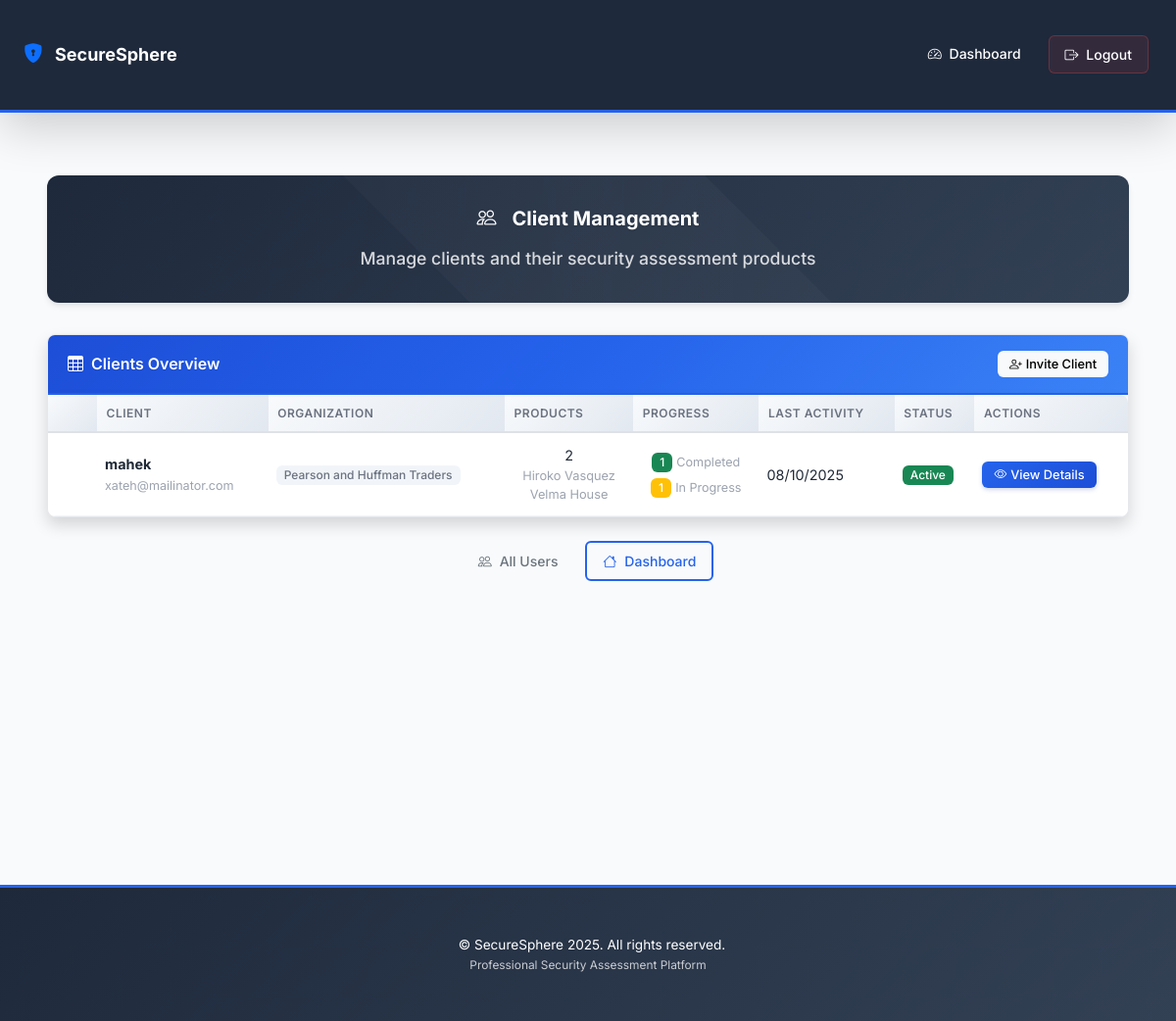
Screenshot of /admin/manage_clients (signed in) with the database file from the repository.
### app.py (models this page shows, shortened)
class User(db.Model):
    __tablename__ = 'users'
    id = db.Column(db.Integer, primary_key=True)
    username = db.Column(db.String(80), unique=True, nullable=False, index=True)
    email = db.Column(db.String(120), nullable=False, index=True)
    password_hash = db.Column(db.String(200), nullable=False)
    role = db.Column(db.String(20), nullable=False, default='client')  # client, lead, superuser
    organization = db.Column(db.String(200), default='ACCORIAN')
    assigned_client_id = db.Column(db.Integer, db.ForeignKey('users.id'), nullable=True)  # For leads - which client they can review
    first_name = db.Column(db.String(100))
    last_name = db.Column(db.String(100))
    phone = db.Column(db.String(20))
    is_active = db.Column(db.Boolean, default=True)
    first_login = db.Column(db.Boolean, default=True)
    created_at = db.Column(db.DateTime, default=lambda: datetime.now(timezone.utc))
    last_login = db.Column(db.DateTime)
    products = db.relationship('Product', backref='owner', lazy=True, cascade='all, delete-orphan')
    responses = db.relationship('QuestionnaireResponse', backref='user', lazy=True)
    assigned_client = db.relationship('User', remote_side=[id], backref='assigned_leads', foreign_keys=[assigned_client_id])

class Product(db.Model):
    __tablename__ = 'products'
    id = db.Column(db.Integer, primary_key=True)
    name = db.Column(db.String(200), nullable=False)  # Keep for backward compatibility
    description = db.Column(db.Text)
    application_name = db.Column(db.String(200), nullable=True)
    product_owner = db.Column(db.String(200), nullable=True)
    business_criticality = db.Column(db.String(50), nullable=True)
    q1_category = db.Column(db.String(100))
    q1_description = db.Column(db.Text)
    q1_other = db.Column(db.String(200))
    q2_category = db.Column(db.String(100))
    q2_description = db.Column(db.Text)
    q2_other = db.Column(db.String(200))
    q3_category = db.Column(db.String(100))
    q3_description = db.Column(db.Text)
    q3_other = db.Column(db.String(200))
    q4_category = db.Column(db.String(100))
    q4_description = db.Column(db.Text)
    q4_other = db.Column(db.String(200))
    q5_category = db.Column(db.String(100))
    q5_description = db.Column(db.Text)
    q5_other = db.Column(db.String(200))
    q6_category = db.Column(db.String(100))
    q6_description = db.Column(db.Text)
    q6_other = db.Column(db.String(200))
    q7_category = db.Column(db.String(100))
    q7_description = db.Column(db.Text)
    q7_other = db.Column(db.String(200))
    q8_category = db.Column(db.String(100))
    q8_description = db.Column(db.Text)
    q8_other = db.Column(db.String(200))
    q9_category = db.Column(db.String(100))
    q9_description = db.Column(db.Text)
    q9_other = db.Column(db.String(200))
    q10_category = db.Column(db.String(100))
    q10_description = db.Column(db.Text)
    q10_other = db.Column(db.String(200))
    product_url = db.Column(db.String(500), nullable=True)
    programming_language = db.Column(db.String(100), nullable=True)
    cloud_platform = db.Column(db.String(100), nullable=True)
    cloud_platform_other = db.Column(db.String(200))
    cicd_platform = db.Column(db.String(100), nullable=True)
    additional_details = db.Column(db.Text)
    owner_id = db.Column(db.Integer, db.ForeignKey('users.id'), nullable=False)
    created_at = db.Column(db.DateTime, default=lambda: datetime.now(timezone.utc))
    updated_at = db.Column(db.DateTime, default=lambda: datetime.now(timezone.utc), onupdate=lambda: datetime.now(timezone.utc))
    is_active = db.Column(db.Boolean, default=True)
    responses = db.relationship('QuestionnaireResponse', backref='product', lazy=True, cascade='all, delete-orphan')
    statuses = db.relationship('ProductStatus', backref='product', lazy=True, cascade='all, delete-orphan')
    scores = db.relationship('ScoreHistory', backref='product', lazy=True, cascade='all, delete-orphan')
    @property
    def status(self):
        if self.statuses:
            latest_status = max(self.statuses, key=lambda s: s.last_updated)
            return latest_status.status
        return 'in_progress'

### app.py (the view)
@app.route('/admin/manage_clients')
@login_required('superuser')
def manage_clients():
    clients = User.query.filter_by(role='client').options(
        db.joinedload(User.products)
    ).order_by(User.created_at.desc()).all()
    organizations = list(set([client.organization for client in clients if client.organization]))
    return render_template('admin_client_management.html', clients=clients, organizations=organizations)

### app.py (called while the page is built)
def login_required(role=None):
    def decorator(f):
        @wraps(f)
        def decorated_function(*args, **kwargs):
            if 'user_id' not in session:
                return redirect(url_for('login'))
            if role and session.get('role') != role:
                flash('Access denied!')
                return redirect(url_for('dashboard'))
            return f(*args, **kwargs)
        return decorated_function
    return decorator

### templates/admin_client_management.html (shortened to what this page needs)
{% extends "base.html" %}
{% block content %}
<div class="container-fluid px-4 py-3">
    <div class="dashboard-header text-center mb-4">
        <h1 class="display-6 fw-bold">
            <i class="bi bi-people me-3"></i>Client Management
        </h1>
        <p class="lead mb-0">Manage clients and their security assessment products</p>
    </div>
    <div class="card shadow">
        <div class="card-header bg-gradient-primary text-white">
            <div class="d-flex justify-content-between align-items-center">
                <h5 class="mb-0">
                    <i class="bi bi-table me-2"></i>Clients Overview
                </h5>
                <div class="d-flex gap-2">
                    <a href="{{ url_for('invite_client') }}" class="btn btn-light btn-sm">
                        <i class="bi bi-person-plus me-1"></i>Invite Client
                    </a>
                </div>
            </div>
        </div>
        <div class="card-body p-0">
            <div class="table-responsive">
                <table class="table table-hover client-table mb-0">
                    <thead class="table-light">
                        <tr>
                            <th style="width: 50px;"></th>
                            <th>Client</th>
                            <th>Organization</th>
                            <th>Products</th>
                            <th>Progress</th>
                            <th>Last Activity</th>
                            <th>Status</th>
                            <th>Actions</th>
                        </tr>
                    </thead>
                    <tbody>
                        {% for client in clients %}
                        <tr class="client-row" data-client-id="{{ client.id }}">
                            <td></td>
                            <td>
                                <div>
                                    <div class="fw-bold">{{ client.username }}</div>
                                    <small class="text-muted">{{ client.email }}</small>
                                </div>
                            </td>
                            <td>
                                <span class="badge bg-light text-dark">{{ client.organization or 'N/A' }}</span>
                            </td>
                            <td>
                                <div class="text-center">
                                    <div class="stat-value">{{ client.products|length }}</div>
                                    <div class="stat-label">
                                        {% if client.products %}
                                            {% for product in client.products[:3] %}
                                                <div class="small text-muted">{{ product.name }}</div>
                                            {% endfor %}
                                        {% else %}
                                            No products
                                        {% endif %}
                                    </div>
                                </div>
                            </td>
                            <td>
                                {% set completed = client.products|selectattr('status', 'in', ['completed', 'review_done'])|list|length %}
                                {% set in_progress = client.products|selectattr('status', 'in', ['in_progress', 'questions_done', 'under_review', 'needs_client_response'])|list|length %}
                                <div class="text-center">
                                    <div class="mb-1"><span class="badge bg-success px-2 py-1">{{ completed }}</span> <small class="text-muted">Completed</small></div>
                                    <div><span class="badge bg-warning px-2 py-1">{{ in_progress }}</span> <small class="text-muted">In Progress</small></div>
                                </div>
                            </td>
                            <td>
                                {% if client.last_login %}
                                    {{ client.last_login.strftime('%m/%d/%Y') }}
                                {% else %}
                                    <span class="text-muted">Never</span>
                                {% endif %}
                            </td>
                            <td>
                                {% if client.is_active %}
                                    <span class="badge bg-success">Active</span>
                                {% else %}
                                    <span class="badge bg-secondary">Inactive</span>
                                {% endif %}
                            </td>
                            <td onclick="event.stopPropagation();">
                                <a href="{{ url_for('admin_client_details', client_id=client.id) }}"
                                   class="btn btn-primary btn-sm"
                                   title="View Details">
                                    <i class="bi bi-eye me-1"></i>View Details
                                </a>
                            </td>
                        </tr>
                        {% endfor %}
                    </tbody>
                </table>
            </div>
        </div>
    </div>
    <div class="text-center mt-4">
        <a href="{{ url_for('manage_users') }}" class="btn btn-outline-secondary me-2">
            <i class="bi bi-people me-2"></i>All Users
        </a>
        <a href="{{ url_for('dashboard') }}" class="btn btn-outline-primary">
            <i class="bi bi-house me-2"></i>Dashboard
        </a>
    </div>
</div>
{% endblock %}

### templates/base.html (style rules this page uses)
.bg-gradient-primary { background: linear-gradient(135deg, #1d4ed8 0%, #2563eb 50%, #3b82f6 100%); }
h1, .h1 { font-size: 1.75rem; }
h5, .h5 { font-size: 1rem; }
.mb-4 { margin-bottom: 1rem !important; }
.dashboard-header { background: linear-gradient(135deg, #f8fafc 0%, #e2e8f0 100%); border-radius: 12px; padding: 2rem 1.5rem; margin-bottom: 2rem !important; box-shadow: 0 4px 6px -1px rgba(0, 0, 0, 0.1); }
.dashboard-header h1 { text-shadow: 0 1px 2px rgba(0, 0, 0, 0.1); margin-bottom: 1rem !important; }
.dashboard-header p { color: #374151 !important; font-weight: 500 !important; font-size: 1.1rem !important; }
.btn-primary { box-shadow: 0 2px 4px rgba(30, 64, 175, 0.2); }

### rows the page displays
User: username "mahek", email "xateh@mailinator.com", organization "Pearson and Huffman Traders", products|length "2", completed "1", in_progress "1", last_login "08/10/2025", is_active "Active"
Product: name "Hiroko Vasquez"
Product: name "Velma House"

### other values shown
{{ config.get('APP_NAME', 'SecureSphere') }} "SecureSphere"
